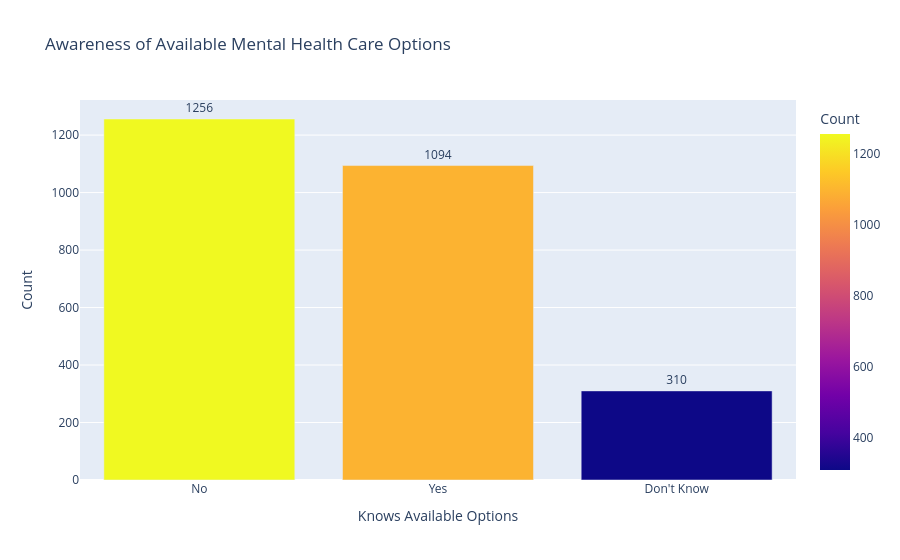

The notebook cell this image was saved under:
### Markdown cell above
## Mental Health Care Options

Organizations may provide access to counseling, therapy, or other mental health care services.

Availability of these resources reflects the level of organizational investment in employee well-being.

### Code cell
care = (
    df["know_options"]
    .value_counts(dropna=False)
    .reset_index()
)

care.columns = ["Knows Available Options", "Count"]

fig = px.bar(
    care,
    x="Knows Available Options",
    y="Count",
    color="Count",
    text="Count",
    title="Awareness of Available Mental Health Care Options"
)

fig.update_traces(textposition="outside")

fig.show()

### Figure 1 — Plotly figure (JSON) as saved in the notebook; plotly's stock layout.template omitted (floating-point values rounded to 4 significant figures)
{"data": [{"hovertemplate": "Knows Available Options=%{x}<br>Count=%{marker.color}<extra></extra>", "legendgroup": "", "marker": {"color": [1256, 1094, 422, 310], "coloraxis": "coloraxis", "pattern": {"shape": ""}}, "name": "", "orientation": "v", "showlegend": false, "text": [1256.0, 1094.0, 422.0, 310.0], "textposition": "outside", "type": "bar", "x": ["No", "Yes", null, "Don't Know"], "xaxis": "x", "y": [1256, 1094, 422, 310], "yaxis": "y"}], "layout": {"barmode": "relative", "coloraxis": {"colorbar": {"title": {"text": "Count"}}, "colorscale": [[0, "#0d0887"], [0.1111, "#46039f"], [0.2222, "#7201a8"], [0.3333, "#9c179e"], [0.4444, "#bd3786"], [0.5556, "#d8576b"], [0.6667, "#ed7953"], [0.7778, "#fb9f3a"], [0.8889, "#fdca26"], [1, "#f0f921"]]}, "legend": {"tracegroupgap": 0}, "title": {"text": "Awareness of Available Mental Health Care Options"}, "xaxis": {"anchor": "y", "domain": [0, 1], "title": {"text": "Knows Available Options"}}, "yaxis": {"anchor": "x", "domain": [0, 1], "title": {"text": "Count"}}}}
